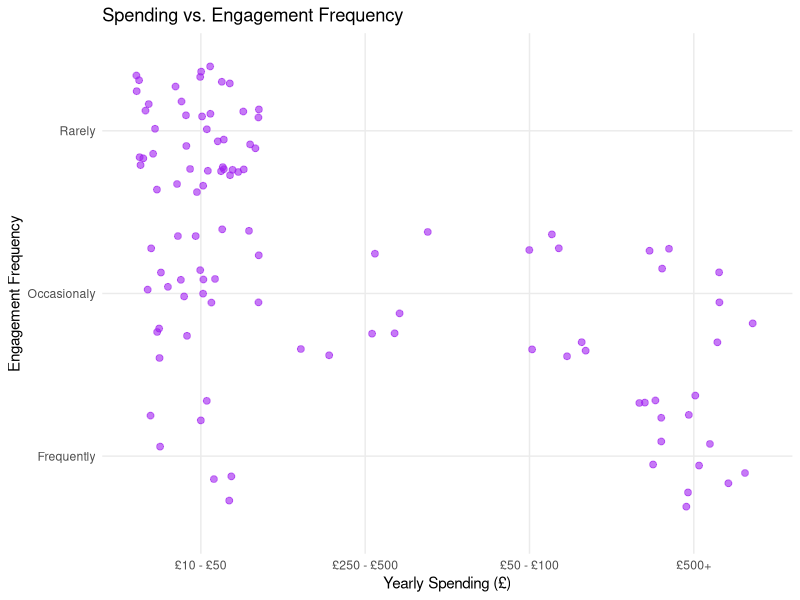
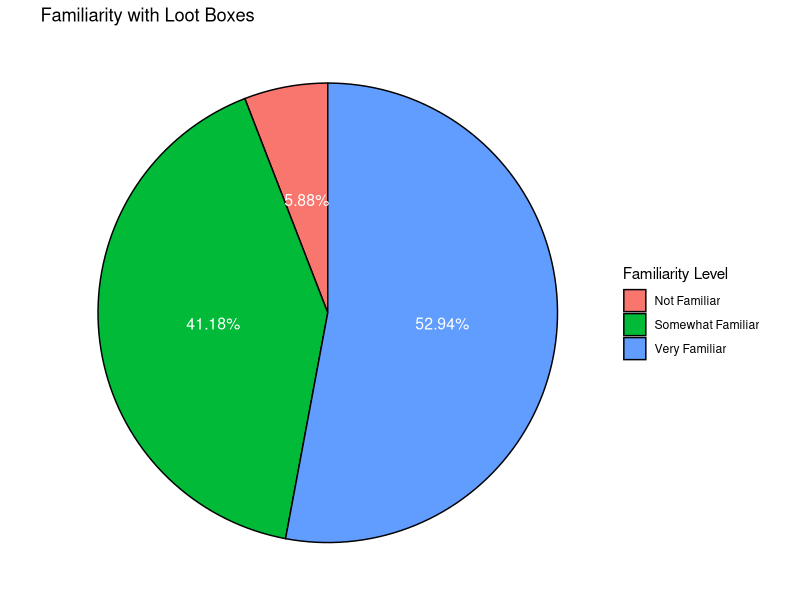
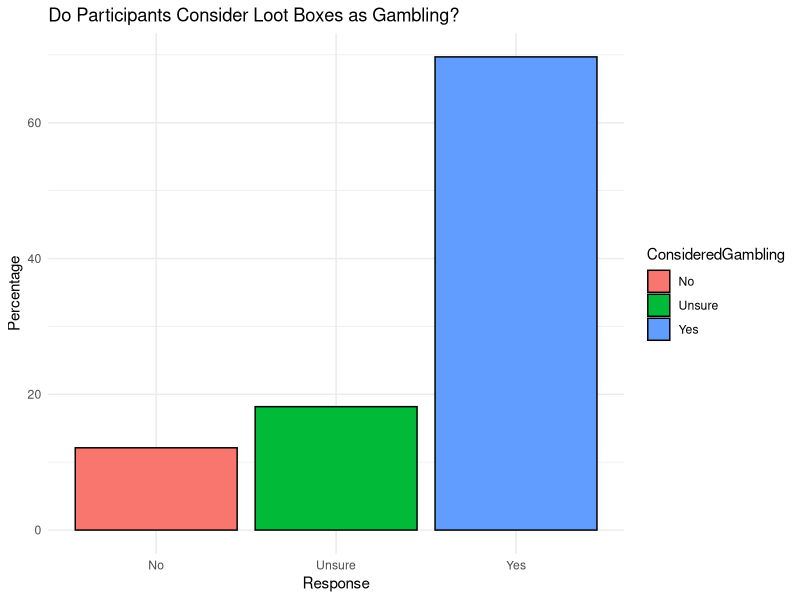
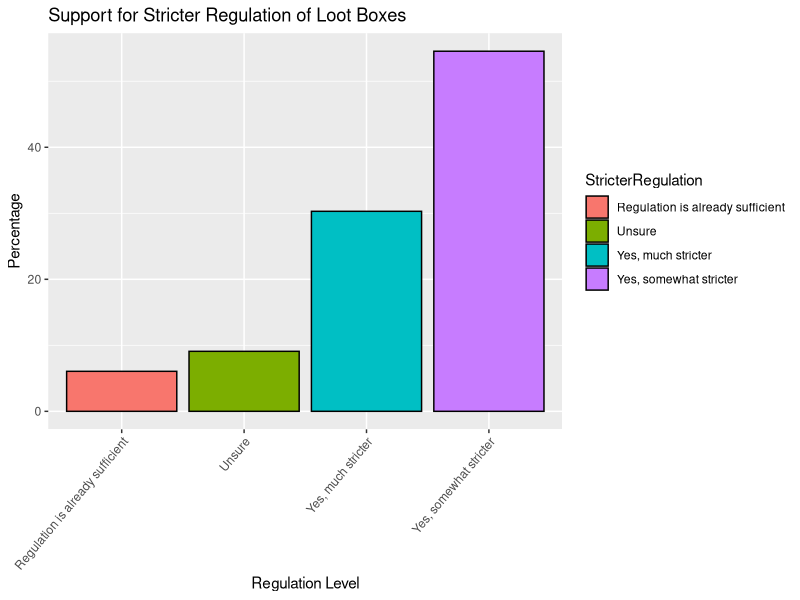
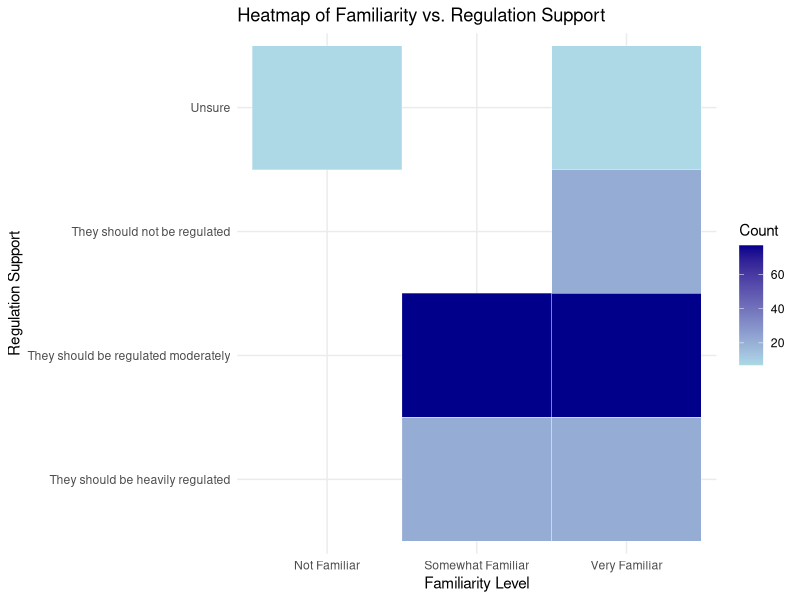

Reproduce these figures in R, in order.
## ---- chunk 1
knitr::opts_chunk$set(echo = TRUE)
## ---- chunk 2
# Load required libraries
library(dplyr)
library(ggplot2)
library(tidyverse)
## ---- chunk 3
# Load the dataset
data <- read.csv("Survey_Results.csv")

# Rename columns for better readability
colnames(data) <- c(
  "Agreement", "Familiarity", "PurchasedLootBox", "EngagementFrequency",
  "YearlySpending", "NegativeFinancialImpact", "PurchaseFactors", 
  "OtherFactors", "ImpactOnExperience", "PressureToPurchase", 
  "AddictiveBehavior", "ConsideredGambling", "RegulationSupport", 
  "AgeRestrictionsAwareness", "AgeLimitSupport", "OddsDisclosure", 
  "StricterRegulation", "ObservedGamblingProblems"
)
## ---- chunk 4
# Handle missing values and standardize responses
data <- data %>%
   mutate(across(where(is.character), ~ifelse(. == "" | . == " ", "No Response", .))) %>%
  mutate(across(where(is.character), ~replace_na(., "No Response")))

#Remove rows for participants who did not agree
data <- data[data$Agreement != "Do not Agree",]

## ---- chunk 5
# Scatter plot for spending vs. frequency

#Filter out people who haven't spent any money
filtered_data = data %>% 
  filter(YearlySpending != "Have not spent any money")

ggplot(filtered_data, aes(x = YearlySpending, y = EngagementFrequency)) +
  geom_jitter(color = "purple", size = 2, alpha = 0.6) +
  labs(title = "Spending vs. Engagement Frequency",
       x = "Yearly Spending (\u00A3)",
       y = "Engagement Frequency") +
  theme_minimal()


## ---- chunk 6
# Pie chart for familiarity levels
familiarity_dist <- data %>%
  group_by(Familiarity) %>%
  summarise(Count = n()) %>%
  mutate(Percentage = round((Count / sum(Count)) * 100, 2))

ggplot(familiarity_dist, aes(x = "", y = Percentage, fill = Familiarity)) +
  geom_bar(stat = "identity", width = 1, color = "black") +
  coord_polar("y") +
  labs(title = "Familiarity with Loot Boxes",
       fill = "Familiarity Level") +
  geom_text(aes(label = paste0(Percentage, "%")),            # Add percentage labels
            position = position_stack(vjust = 0.5),          # Center labels in slices
            size = 4, color = "white")+ 
  theme_void()

## ---- chunk 7
# filtering and sorting the data
gambling_opinion <- data %>%
  filter(ConsideredGambling != "No Response") %>%
  group_by(ConsideredGambling) %>%
  summarise(Count = n()) %>%
  mutate(Percentage = round((Count / sum(Count)) * 100, 2))


# Visualize perception of gambling
ggplot(gambling_opinion, aes(x = ConsideredGambling, y = Percentage, fill = ConsideredGambling)) +
  geom_bar(stat = "identity", color = "black") +
  labs(title = "Do Participants Consider Loot Boxes as Gambling?",
       x = "Response",
       y = "Percentage") +
  theme_minimal()
## ---- chunk 8
#filter and group the data while also changing a column entry so it fits in the chart
regulation_support <- data %>%
  filter(StricterRegulation != "No Response") %>%
  group_by(StricterRegulation) %>%
  summarise(Count = n()) %>%
  mutate(Percentage = round((Count / sum(Count)) * 100, 2)) %>% 
  mutate(StricterRegulation = gsub("No, the current level of regulation is sufficient", "Regulation is already sufficient", StricterRegulation)) 


# Visualize regulation support
ggplot(regulation_support, aes(x = StricterRegulation, y = Percentage, fill = StricterRegulation)) +
  geom_bar(stat = "identity", color = "black") +
  labs(title = "Support for Stricter Regulation of Loot Boxes",
       x = "Regulation Level",
       y = "Percentage") +
  theme(axis.text.x = element_text(angle =50, vjust = 1, hjust=1))
## ---- chunk 9
# filtering and grouping the data before visualization
heatmap_data <- data %>%
  filter(Familiarity != "No Response", RegulationSupport != "No Response") %>%
  group_by(Familiarity, RegulationSupport) %>%
  summarise(Count = n())

#visualizing filtered data
ggplot(heatmap_data, aes(x = Familiarity, y = RegulationSupport, fill = Count)) +
  geom_tile(color = "white") +
  scale_fill_gradient(low = "lightblue", high = "darkblue") +
  labs(title = "Heatmap of Familiarity vs. Regulation Support",
       x = "Familiarity Level",
       y = "Regulation Support",
       fill = "Count") +
  theme_minimal()


